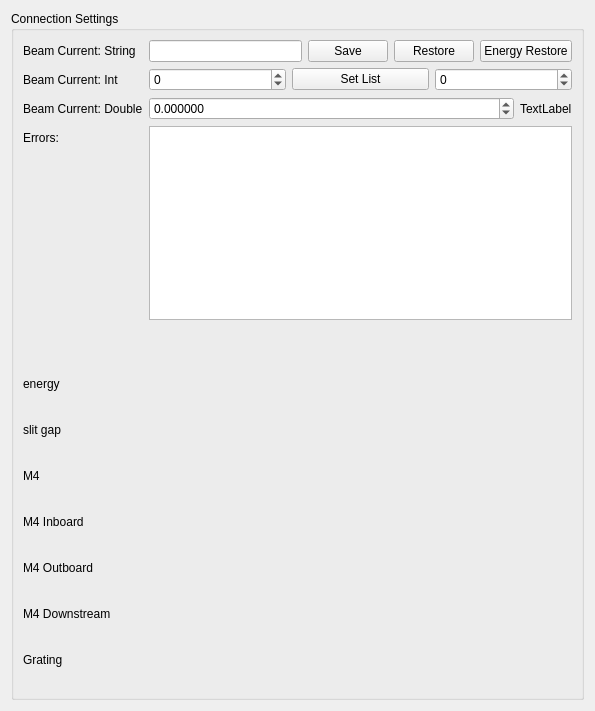
<?xml version="1.0" encoding="UTF-8"?>
<ui version="4.0">
 <class>ConnectionSettings</class>
 <widget class="QWidget" name="ConnectionSettings">
  <property name="geometry">
   <rect>
    <x>0</x>
    <y>0</y>
    <width>595</width>
    <height>711</height>
   </rect>
  </property>
  <property name="windowTitle">
   <string>Form</string>
  </property>
  <layout class="QVBoxLayout" name="verticalLayout">
   <item>
    <widget class="QGroupBox" name="groupBox">
     <property name="title">
      <string>Connection Settings</string>
     </property>
     <layout class="QFormLayout" name="formLayout">
      <item row="0" column="0">
       <widget class="QLabel" name="label">
        <property name="text">
         <string>Beam Current: String</string>
        </property>
       </widget>
      </item>
      <item row="0" column="1">
       <layout class="QHBoxLayout" name="horizontalLayout_4">
        <item>
         <widget class="QLineEdit" name="lineEdit"/>
        </item>
        <item>
         <widget class="QPushButton" name="hxpd_save">
          <property name="text">
           <string>Save</string>
          </property>
         </widget>
        </item>
        <item>
         <widget class="QPushButton" name="hxpd_restore">
          <property name="text">
           <string>Restore</string>
          </property>
         </widget>
        </item>
        <item>
         <widget class="QPushButton" name="energy_restore">
          <property name="text">
           <string>Energy Restore</string>
          </property>
         </widget>
        </item>
       </layout>
      </item>
      <item row="1" column="0">
       <widget class="QLabel" name="label_2">
        <property name="text">
         <string>Beam Current: Int</string>
        </property>
       </widget>
      </item>
      <item row="1" column="1">
       <layout class="QHBoxLayout" name="horizontalLayout_13">
        <item>
         <widget class="QSpinBox" name="spinBox">
          <property name="minimum">
           <number>-999999999</number>
          </property>
          <property name="maximum">
           <number>999999999</number>
          </property>
         </widget>
        </item>
        <item>
         <widget class="QPushButton" name="setlist">
          <property name="text">
           <string>Set List</string>
          </property>
         </widget>
        </item>
        <item>
         <widget class="QSpinBox" name="setlist_errorLevel">
          <property name="minimum">
           <number>-999999999</number>
          </property>
          <property name="maximum">
           <number>999999999</number>
          </property>
         </widget>
        </item>
       </layout>
      </item>
      <item row="2" column="0">
       <widget class="QLabel" name="label_3">
        <property name="text">
         <string>Beam Current: Double</string>
        </property>
       </widget>
      </item>
      <item row="2" column="1">
       <layout class="QHBoxLayout" name="horizontalLayout">
        <item>
         <widget class="QDoubleSpinBox" name="doubleSpinBox">
          <property name="sizePolicy">
           <sizepolicy hsizetype="Expanding" vsizetype="Fixed">
            <horstretch>0</horstretch>
            <verstretch>0</verstretch>
           </sizepolicy>
          </property>
          <property name="decimals">
           <number>6</number>
          </property>
          <property name="minimum">
           <double>-999999999.000000000000000</double>
          </property>
          <property name="maximum">
           <double>999999999.000000000000000</double>
          </property>
         </widget>
        </item>
        <item>
         <widget class="QLabel" name="unitLabel">
          <property name="text">
           <string>TextLabel</string>
          </property>
         </widget>
        </item>
       </layout>
      </item>
      <item row="3" column="0">
       <widget class="QLabel" name="label_4">
        <property name="text">
         <string>Errors:</string>
        </property>
       </widget>
      </item>
      <item row="3" column="1">
       <widget class="QTextBrowser" name="textBrowser"/>
      </item>
      <item row="4" column="1">
       <widget class="QWidget" name="placeHolder" native="true">
        <property name="minimumSize">
         <size>
          <width>0</width>
          <height>40</height>
         </size>
        </property>
       </widget>
      </item>
      <item row="5" column="0">
       <widget class="QLabel" name="hxpd_label">
        <property name="text">
         <string>energy</string>
        </property>
       </widget>
      </item>
      <item row="5" column="1">
       <widget class="QWidget" name="energyHolder" native="true">
        <property name="minimumSize">
         <size>
          <width>0</width>
          <height>40</height>
         </size>
        </property>
       </widget>
      </item>
      <item row="6" column="0">
       <widget class="QLabel" name="hxpd_label_2">
        <property name="text">
         <string>slit gap</string>
        </property>
       </widget>
      </item>
      <item row="6" column="1">
       <widget class="QWidget" name="slitGapHolder" native="true">
        <property name="minimumSize">
         <size>
          <width>0</width>
          <height>40</height>
         </size>
        </property>
       </widget>
      </item>
      <item row="7" column="0">
       <widget class="QLabel" name="hxpd_label_3">
        <property name="text">
         <string>M4</string>
        </property>
       </widget>
      </item>
      <item row="7" column="1">
       <widget class="QWidget" name="m4Holder" native="true">
        <property name="minimumSize">
         <size>
          <width>0</width>
          <height>40</height>
         </size>
        </property>
       </widget>
      </item>
      <item row="8" column="0">
       <widget class="QLabel" name="hxpd_label_4">
        <property name="text">
         <string>M4 Inboard</string>
        </property>
       </widget>
      </item>
      <item row="8" column="1">
       <widget class="QWidget" name="m4InboardHolder" native="true">
        <property name="minimumSize">
         <size>
          <width>0</width>
          <height>40</height>
         </size>
        </property>
       </widget>
      </item>
      <item row="9" column="0">
       <widget class="QLabel" name="hxpd_label_5">
        <property name="text">
         <string>M4 Outboard</string>
        </property>
       </widget>
      </item>
      <item row="9" column="1">
       <widget class="QWidget" name="m4OutboardHolder" native="true">
        <property name="minimumSize">
         <size>
          <width>0</width>
          <height>40</height>
         </size>
        </property>
       </widget>
      </item>
      <item row="10" column="0">
       <widget class="QLabel" name="hxpd_label_6">
        <property name="text">
         <string>M4 Downstream</string>
        </property>
       </widget>
      </item>
      <item row="10" column="1">
       <widget class="QWidget" name="m4DownstreamHolder" native="true">
        <property name="minimumSize">
         <size>
          <width>0</width>
          <height>40</height>
         </size>
        </property>
       </widget>
      </item>
      <item row="11" column="0">
       <widget class="QLabel" name="hxpd_label_7">
        <property name="text">
         <string>Grating</string>
        </property>
       </widget>
      </item>
      <item row="11" column="1">
       <widget class="QWidget" name="gratingHolder" native="true">
        <property name="minimumSize">
         <size>
          <width>0</width>
          <height>40</height>
         </size>
        </property>
       </widget>
      </item>
     </layout>
    </widget>
   </item>
  </layout>
 </widget>
 <resources/>
 <connections/>
</ui>
